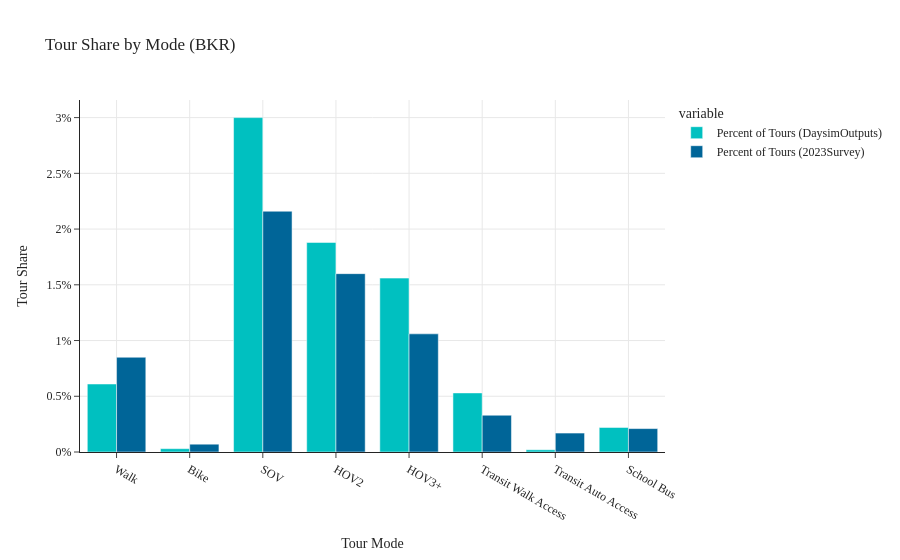

Write notebook code for a chart like this one.
### Code cell
pc_tour_by_mode(data1=data_daysim_bkr, data2=data_survey_bkr, tag='BKR')

### Figure 1 — Plotly figure (JSON) as saved in the notebook; plotly's stock layout.template omitted (floating-point values rounded to 4 significant figures)
{"data": [{"alignmentgroup": "True", "hovertemplate": "variable=Percent of Tours (DaysimOutputs)<br>Tour Mode=%{x}<br>value=%{y}<extra></extra>", "legendgroup": "Percent of Tours (DaysimOutputs)", "marker": {"color": "#00C0C0", "pattern": {"shape": ""}}, "name": "Percent of Tours (DaysimOutputs)", "offsetgroup": "Percent of Tours (DaysimOutputs)", "orientation": "v", "showlegend": true, "textposition": "auto", "type": "bar", "x": ["Walk", "Bike", "SOV", "HOV2", "HOV3+", "Transit Walk Access", "Transit Auto Access", "School Bus"], "xaxis": "x", "y": [0.61, 0.03, 3, 1.88, 1.56, 0.53, 0.02, 0.22], "yaxis": "y"}, {"alignmentgroup": "True", "hovertemplate": "variable=Percent of Tours (2023Survey)<br>Tour Mode=%{x}<br>value=%{y}<extra></extra>", "legendgroup": "Percent of Tours (2023Survey)", "marker": {"color": "#006598", "pattern": {"shape": ""}}, "name": "Percent of Tours (2023Survey)", "offsetgroup": "Percent of Tours (2023Survey)", "orientation": "v", "showlegend": true, "textposition": "auto", "type": "bar", "x": ["Walk", "Bike", "SOV", "HOV2", "HOV3+", "Transit Walk Access", "Transit Auto Access", "School Bus"], "xaxis": "x", "y": [0.85, 0.07, 2.16, 1.6, 1.06, 0.33, 0.17, 0.21], "yaxis": "y"}], "layout": {"barmode": "group", "legend": {"title": {"text": "variable"}, "tracegroupgap": 0}, "title": {"text": "Tour Share by Mode (BKR)"}, "xaxis": {"anchor": "y", "domain": [0, 1], "showgrid": true, "title": {"text": "Tour Mode"}}, "yaxis": {"anchor": "x", "domain": [0, 1], "showgrid": true, "ticksuffix": "%", "title": {"text": "Tour Share"}}}}
